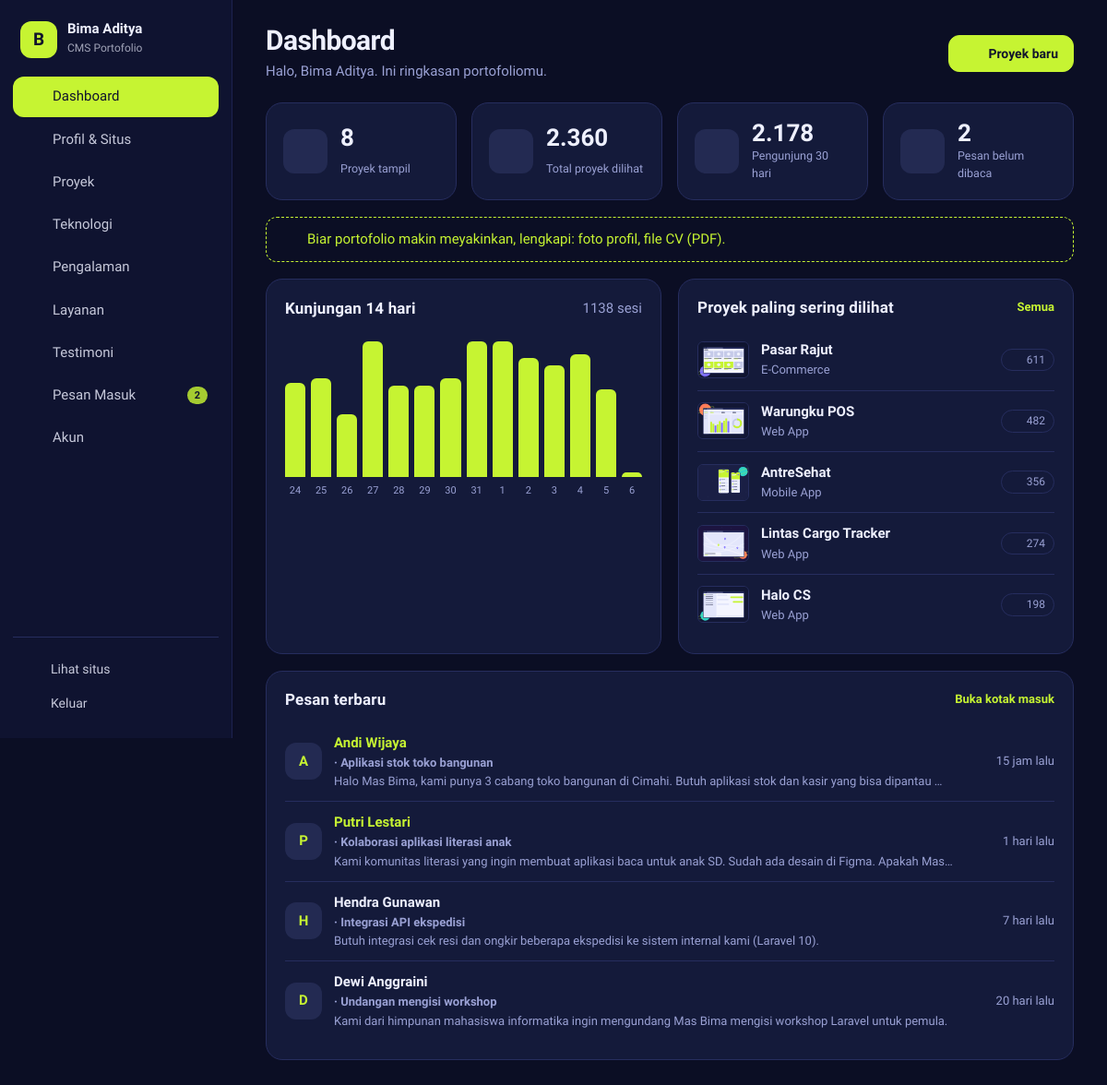
Page /index.php?page=dashboard (signed in) on the committed database.
### tables this page shows
CREATE TABLE users (
  id INT AUTO_INCREMENT PRIMARY KEY,
  nama VARCHAR(100) NOT NULL,
  username VARCHAR(50) NOT NULL UNIQUE,
  password VARCHAR(255) NOT NULL,
  created_at DATETIME NOT NULL DEFAULT CURRENT_TIMESTAMP
);

CREATE TABLE proyek (
  id INT AUTO_INCREMENT PRIMARY KEY,
  judul VARCHAR(150) NOT NULL,
  slug VARCHAR(90) NOT NULL UNIQUE,
  kategori VARCHAR(50) NOT NULL,
  ringkasan VARCHAR(255) NOT NULL DEFAULT '',
  isi TEXT NOT NULL,
  cover VARCHAR(255) NOT NULL DEFAULT '',
  klien VARCHAR(100) NOT NULL DEFAULT '',
  peran VARCHAR(100) NOT NULL DEFAULT '',
  tahun SMALLINT UNSIGNED NOT NULL,
  durasi VARCHAR(40) NOT NULL DEFAULT '',
  link_demo VARCHAR(255) NOT NULL DEFAULT '',
  link_repo VARCHAR(255) NOT NULL DEFAULT '',
  unggulan TINYINT(1) NOT NULL DEFAULT 0,
  tampil TINYINT(1) NOT NULL DEFAULT 1,
  urutan INT NOT NULL DEFAULT 0,
  dilihat INT UNSIGNED NOT NULL DEFAULT 0,
  created_at DATETIME NOT NULL DEFAULT CURRENT_TIMESTAMP,
  updated_at DATETIME NOT NULL DEFAULT CURRENT_TIMESTAMP ON UPDATE CURRENT_TIMESTAMP,
  INDEX (tampil, urutan)
);

CREATE TABLE pesan (
  id INT AUTO_INCREMENT PRIMARY KEY,
  nama VARCHAR(100) NOT NULL,
  email VARCHAR(150) NOT NULL,
  subjek VARCHAR(150) NOT NULL DEFAULT '',
  isi TEXT NOT NULL,
  anggaran VARCHAR(40) NOT NULL DEFAULT '',
  ip VARCHAR(45) NOT NULL DEFAULT '',
  dibaca TINYINT(1) NOT NULL DEFAULT 0,
  created_at DATETIME NOT NULL DEFAULT CURRENT_TIMESTAMP,
  INDEX (ip, created_at)
);

### index.php (called while the page is built, shortened)
<?php
require __DIR__ . '/includes/bootstrap.php';
$admin = [
    'login'         => 'pages/admin/login.php',
    'logout'        => 'pages/admin/logout.php',
    'dashboard'     => 'pages/admin/dashboard.php',
    'profil'        => 'pages/admin/profil.php',
    'kelola-proyek' => 'pages/admin/proyek.php',
    'proyek-form'   => 'pages/admin/proyek-form.php',
    'teknologi'     => 'pages/admin/teknologi.php',
    'pengalaman'    => 'pages/admin/pengalaman.php',
    'layanan'       => 'pages/admin/layanan.php',
    'testimoni'     => 'pages/admin/testimoni.php',
    'pesan'         => 'pages/admin/pesan.php',
    'akun'          => 'pages/admin/akun.php',
];
$page = (string) ($_GET['page'] ?? 'beranda');
if ($page !== 'login' && !user()) redirect('login');
require __DIR__ . '/' . $admin[$page];

### pages/admin/dashboard.php (the view, shortened to what this page needs)
<?php
$title = 'Dashboard';
$sub = 'Halo, ' . e(user()['nama']) . '. Ini ringkasan portofoliomu.';
$angka = q("SELECT
    (SELECT COUNT(*) FROM proyek WHERE tampil = 1) proyek,
    (SELECT COALESCE(SUM(dilihat), 0) FROM proyek) dilihat,
    (SELECT COUNT(*) FROM pesan WHERE dibaca = 0) pesan_baru,
    (SELECT COALESCE(SUM(jumlah), 0) FROM kunjungan WHERE tanggal > CURDATE() - INTERVAL 30 DAY) kunjungan30")->fetch();
$raw = q('SELECT tanggal, jumlah FROM kunjungan WHERE tanggal > CURDATE() - INTERVAL 14 DAY')->fetchAll(PDO::FETCH_KEY_PAIR);
$grafik = [];
for ($i = 13; $i >= 0; $i--) { $d = date('Y-m-d', strtotime("-$i day")); $grafik[$d] = (int) ($raw[$d] ?? 0); }
$maks = max(1, max($grafik));
$populer = q('SELECT id, judul, kategori, dilihat, cover FROM proyek ORDER BY dilihat DESC LIMIT 5')->fetchAll();
$pesanBaru = q('SELECT * FROM pesan ORDER BY created_at DESC LIMIT 5')->fetchAll();
$kosong = [];
if (!setting('foto')) $kosong[] = 'foto profil';
if (!setting('cv')) $kosong[] = 'file CV (PDF)';
$actions = '<a class="btn btn-main" href="' . url('proyek-form') . '">' . icon('plus', 18) . ' Proyek baru</a>';
require ROOT . '/includes/admin_header.php';
?>
<div class="stats">
    <div class="stat"><span class="ic-box"><?= icon('folder-kanban', 22) ?></span><b><?= $angka['proyek'] ?></b><small>Proyek tampil</small></div>
    <div class="stat"><span class="ic-box"><?= icon('eye', 22) ?></span><b><?= number_format((int) $angka['dilihat'], 0, ',', '.') ?></b><small>Total proyek dilihat</small></div>
    <div class="stat"><span class="ic-box"><?= icon('trending-up', 22) ?></span><b><?= number_format((int) $angka['kunjungan30'], 0, ',', '.') ?></b><small>Pengunjung 30 hari</small></div>
    <a class="stat" href="<?= url('pesan') ?>"><span class="ic-box"><?= icon('inbox', 22) ?></span><b><?= $angka['pesan_baru'] ?></b><small>Pesan belum dibaca</small></a>
</div>
<?php if ($kosong): ?><div class="note"><?= icon('sparkles', 18) ?> Biar portofolio makin meyakinkan, lengkapi: <?= e(implode(', ', $kosong)) ?>.</div><?php endif; ?>
<div class="grid-2">
    <section class="card">
        <div class="card-h"><h2>Kunjungan 14 hari</h2><span class="muted"><?= array_sum($grafik) ?> sesi</span></div>
        <div class="bars">
            <?php foreach ($grafik as $d => $n): ?>
                <div class="bar" title="<?= tgl($d) ?>: <?= $n ?> kunjungan"><i style="height:<?= max(3, round($n / $maks * 100)) ?>%"></i><span><?= date('j', strtotime($d)) ?></span></div>
            <?php endforeach; ?>
        </div>
    </section>
    <section class="card">
        <div class="card-h"><h2>Proyek paling sering dilihat</h2><a href="<?= url('kelola-proyek') ?>">Semua</a></div>
        <ul class="rows">
            <?php foreach ($populer as $p): ?>
                <li><img src="<?= e(gambar($p['cover'])) ?>" alt="" class="thumb"><div class="grow"><b><?= e($p['judul']) ?></b><small><?= e($p['kategori']) ?></small></div><span class="pill"><?= icon('eye', 14) ?> <?= $p['dilihat'] ?></span></li>
            <?php endforeach; ?>
        </ul>
    </section>
</div>
<section class="card">
    <div class="card-h"><h2>Pesan terbaru</h2><a href="<?= url('pesan') ?>">Buka kotak masuk</a></div>
    <ul class="rows">
        <?php foreach ($pesanBaru as $m): ?>
            <li class="<?= $m['dibaca'] ? '' : 'unread' ?>"><span class="av"><?= e(mb_strtoupper(mb_substr($m['nama'], 0, 1))) ?></span><div class="grow"><b><?= e($m['nama']) ?> <small>· <?= e($m['subjek'] ?: 'Tanpa subjek') ?></small></b><small class="clip"><?= e(mb_strimwidth($m['isi'], 0, 110, '…')) ?></small></div><small class="muted nowrap"><?= waktu_lalu($m['created_at']) ?></small></li>
        <?php endforeach; ?>
    </ul>
</section>
<?php require ROOT . '/includes/admin_footer.php';

### includes/bootstrap.php (shortened to what this page needs)
<?php
function db(): PDO
{
    static $pdo = null;
    if ($pdo === null) {
        $c = require ROOT . '/config/database.php';
        $pdo = new PDO("mysql:host={$c['host']};port={$c['port']};dbname={$c['database']};charset=utf8mb4", $c['username'], $c['password'], [
            PDO::ATTR_ERRMODE => PDO::ERRMODE_EXCEPTION,
            PDO::ATTR_DEFAULT_FETCH_MODE => PDO::FETCH_ASSOC,
            PDO::ATTR_EMULATE_PREPARES => false,
        ]);
        $pdo->exec("SET time_zone = '+07:00'");
    }
    return $pdo;
}
function q(string $sql, array $params = []): PDOStatement
{
    $st = db()->prepare($sql);
    $st->execute($params);
    return $st;
}
function e($v): string { return htmlspecialchars((string) $v, ENT_QUOTES, 'UTF-8'); }
function url(string $page, array $p = []): string { return 'index.php?' . http_build_query(['page' => $page] + $p); }
function sidik_password(string $hash): string { return hash_hmac('sha256', $hash, session_id() . '|porto'); }
function user(): ?array
{
    static $u = false;
    if ($u !== false) return $u;
    $u = null;
    $row = q('SELECT id, nama, username, password FROM users WHERE id = ?', [$_SESSION['uid']])->fetch();
    if ($row && hash_equals((string) ($_SESSION['sidik'] ?? ''), sidik_password($row['password']))) $u = $row;
    else unset($_SESSION['uid'], $_SESSION['sidik']);
    return $u;
}
function setting(?string $k = null, string $default = '')
{
    static $s = null;
    if ($s === null) $s = q('SELECT kunci, nilai FROM pengaturan')->fetchAll(PDO::FETCH_KEY_PAIR);
    return (string) ($s[$k] ?? $default);
}
function tgl(string $dt): string { $t = strtotime($dt); return date('j', $t) . ' ' . BLN[(int) date('n', $t)] . ' ' . date('Y', $t); }
function waktu_lalu(string $dt): string
{
    $d = time() - strtotime($dt);
    if ($d < 86400) return floor($d / 3600) . ' jam lalu';
    if ($d < 86400 * 30) return floor($d / 86400) . ' hari lalu';
    return tgl($dt);
}
function gambar(?string $f, string $cadangan = 'assets/img/kosong.svg'): string
{
    return str_starts_with($f, 'assets/img/') ? $f : UPLOAD_URL . $f;
}
function icon(string $name, int $size = 18, string $cls = 'ic'): string
{
    static $ic = null;
    $ic ??= require __DIR__ . '/icons.php';
    return '<svg class="' . $cls . '" width="' . $size . '" height="' . $size . '" viewBox="0 0 24 24" fill="none" stroke="currentColor" stroke-width="1.8" stroke-linecap="round" stroke-linejoin="round" aria-hidden="true">' . ($ic[$name] ?? '') . '</svg>';
}

### includes/admin_header.php (shortened to what this page needs)
<?php
$navPesan = (int) q('SELECT COUNT(*) FROM pesan WHERE dibaca = 0')->fetchColumn();
$navMenu = [
    ['dashboard', 'Dashboard', 'layout-dashboard', 0],
    ['profil', 'Profil & Situs', 'user', 0],
    ['kelola-proyek', 'Proyek', 'folder-kanban', 0],
    ['teknologi', 'Teknologi', 'cpu', 0],
    ['pengalaman', 'Pengalaman', 'briefcase', 0],
    ['layanan', 'Layanan', 'layers', 0],
    ['testimoni', 'Testimoni', 'quote', 0],
    ['pesan', 'Pesan Masuk', 'inbox', $navPesan],
    ['akun', 'Akun', 'key-round', 0],
];
$navCur = $navAktif ?? ($_GET['page'] ?? 'dashboard');
?>
<!DOCTYPE html>
<html lang="id">
<head>
    <link rel="stylesheet" href="assets/css/admin.css">
</head>
<body class="adm">
<div class="adm-layout">
    <aside class="adm-side" id="side">
        <a class="adm-brand" href="<?= url('dashboard') ?>"><span class="mark"><?= e(mb_strtoupper(mb_substr(setting('nama', 'P'), 0, 1))) ?></span><span><b><?= e(setting('nama')) ?></b><small>CMS Portofolio</small></span></a>
        <nav>
            <?php foreach ($navMenu as [$k, $l, $ic, $n]): ?>
                <a href="<?= url($k) ?>" class="<?= $navCur === $k ? 'on' : '' ?>"><?= icon($ic, 19) ?><span><?= $l ?></span><?php if ($n): ?><em class="badge"><?= $n ?></em><?php endif; ?></a>
            <?php endforeach; ?>
        </nav>
        <div class="adm-side-foot">
            <a href="index.php" target="_blank"><?= icon('external-link', 17) ?> Lihat situs</a>
            <a href="<?= url('logout') ?>"><?= icon('log-out', 17) ?> Keluar</a>
        </div>
    </aside>
    <main class="adm-main">
        <header class="adm-top">
            <div class="adm-title"><h1><?= e($title ?? 'Dashboard') ?></h1><?php if (!empty($sub)): ?><p><?= $sub ?></p><?php endif; ?></div>
            <div class="adm-acts"><?= $actions ?? '' ?></div>
        </header>
        <div class="adm-body">

### rows in the picture
users: nama "Halo, Bima Aditya. Ini ringkasan portofoliomu."
proyek: cover (picture), judul "Pasar Rajut", kategori "E-Commerce", $size 14 (drawn), dilihat "611"
proyek: cover (picture), judul "Warungku POS", kategori "Web App", $size 14 (drawn), dilihat "482"
proyek: cover (picture), judul "AntreSehat", kategori "Mobile App", $size 14 (drawn), dilihat "356"
proyek: cover (picture), judul "Lintas Cargo Tracker", kategori "Web App", $size 14 (drawn), dilihat "274"
proyek: cover (picture), judul "Halo CS", kategori "Web App", $size 14 (drawn), dilihat "198"
pesan: nama "A", nama "Andi Wijaya", subjek "Aplikasi stok toko bangunan", isi "Halo Mas Bima, kami punya 3 cabang toko bangunan di Cimahi. Butuh aplikasi stok dan kasir yang bisa dipantau …", created_at "15 jam lalu"
pesan: nama "P", nama "Putri Lestari", subjek "Kolaborasi aplikasi literasi anak", isi "Kami komunitas literasi yang ingin membuat aplikasi baca untuk anak SD. Sudah ada desain di Figma. Apakah Mas…", created_at "1 hari lalu"
pesan: nama "H", nama "Hendra Gunawan", subjek "Integrasi API ekspedisi", isi "Butuh integrasi cek resi dan ongkir beberapa ekspedisi ke sistem internal kami (Laravel 10).", created_at "7 hari lalu"
pesan: nama "D", nama "Dewi Anggraini", subjek "Undangan mengisi workshop", isi "Kami dari himpunan mahasiswa informatika ingin mengundang Mas Bima mengisi workshop Laravel untuk pemula.", created_at "20 hari lalu"

### other values in the picture
mb_strtoupper(mb_substr(setting('nama', 'P'), 0, 1)) "B"
setting('nama') "Bima Aditya"
$l "Dashboard"
$l "Profil & Situs"
$l "Proyek"
$l "Teknologi"
$l "Pengalaman"
$l "Layanan"
$l "Testimoni"
$l "Pesan Masuk"
$n "2"
$l "Akun"
$title "Dashboard"
$angka['proyek'] "8"
$angka['dilihat'] "2.360"
